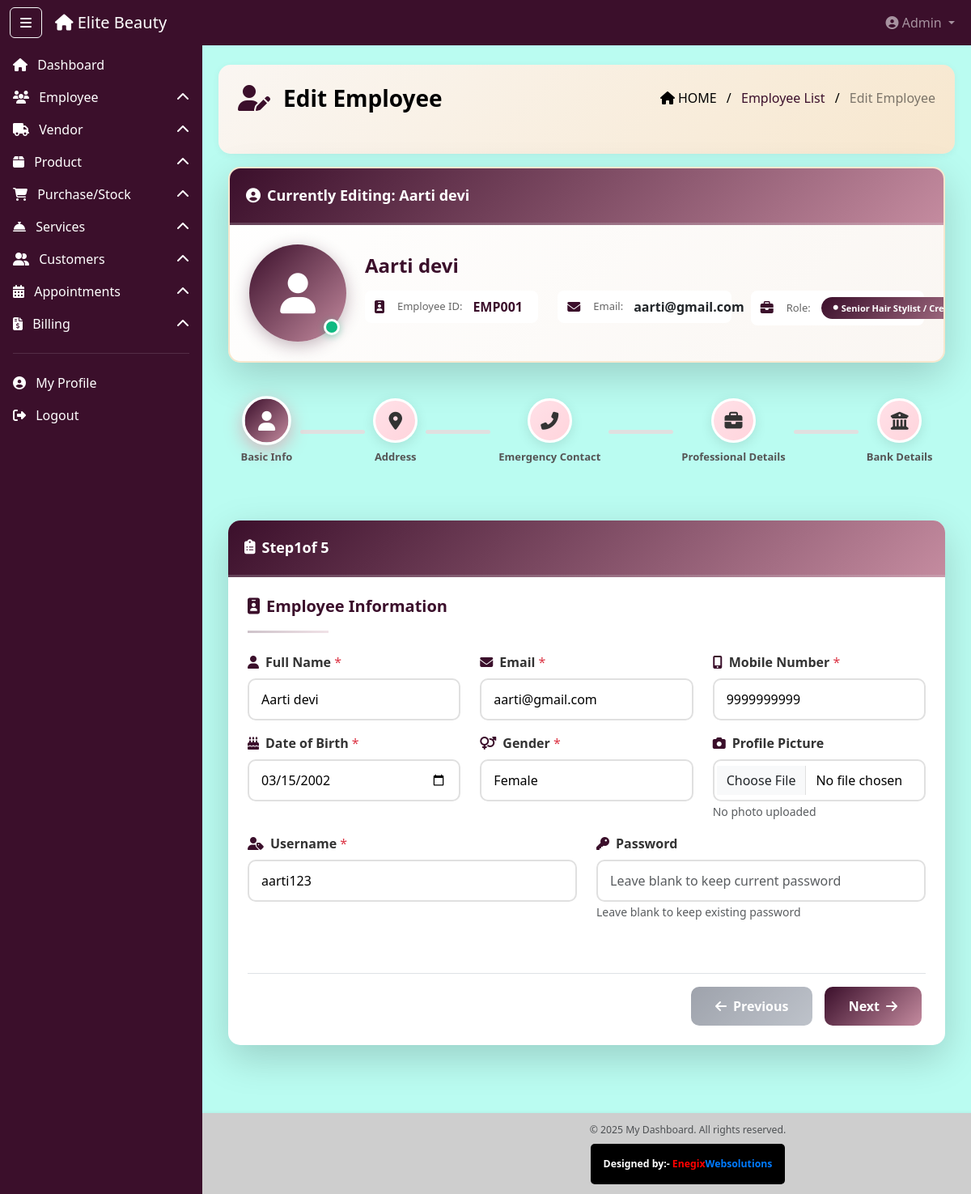
/admin-panel/employee/edit/1/ (signed in), run on the app's committed database.
### dashboard_app/models.py (models this page shows, shortened)
class Employee(models.Model):
    GENDER_CHOICES = (
        ('male', 'Male'),
        ('female', 'Female'),
        ('other', 'Other'),
    )
    ROLE_CHOICES = (
        ('hair_stylist', 'Hair Stylist'),
        ('senior_stylist', 'Senior Hair Stylist / Creative Stylist'),
        ('hair_colorist', 'Hair Colorist'),
        ('beauty_therapist', 'Beauty Therapist'),
        ('makeup_artist', 'Makeup Artist'),
        ('salon_manager', 'Salon Manager'),
        ('receptionist', 'Front Desk Executive / Receptionist'),
        ('assistant', 'Assistant / Helper'),
    )
    employee_id = models.CharField(max_length=10, unique=True, editable=False)
    full_name = models.CharField(max_length=100)
    email = models.EmailField(unique=True)
    mobile = models.CharField(max_length=10, default="9191919191")
    dob = models.DateField()
    gender = models.CharField(max_length=10, choices=GENDER_CHOICES)
    profile_pic = models.ImageField(upload_to='employee_profiles/', blank=True, null=True)
    username = models.CharField(max_length=50, unique=True)
    password = models.CharField(max_length=255)
    address_line = models.TextField()
    city = models.CharField(max_length=50)
    state = models.CharField(max_length=50)
    pincode = models.CharField(max_length=10)
    emergency_contact_name = models.CharField(max_length=100)
    emergency_contact_number = models.CharField(max_length=15)
    emergency_contact_relation = models.CharField(max_length=50)
    role = models.CharField(max_length=30, choices=ROLE_CHOICES)
    designation = models.CharField(max_length=100)
    base_salary = models.DecimalField(max_digits=10, decimal_places=2, default=0)
    account_number = models.CharField(max_length=20, blank=True, null=True)
    ifsc_code = models.CharField(max_length=11, blank=True, null=True)
    account_holder_name = models.CharField(max_length=100, blank=True, null=True)
    bank_name = models.CharField(max_length=100, blank=True, null=True)
    bank_address = models.TextField(blank=True, null=True)
    is_active = models.BooleanField(default=True)
    is_blocked = models.BooleanField(default=False)
    blocked_by = models.ForeignKey(
        'AdminUser', null=True, blank=True,
        on_delete=models.SET_NULL, related_name="blocked_employees"
    )
    blocked_at = models.DateTimeField(null=True, blank=True)
    created_at = models.DateTimeField(auto_now_add=True)
    updated_at = models.DateTimeField(auto_now=True)

### dashboard_app/views.py (the view, shortened to what this page needs)
    def wrapper(request, *args, **kwargs):
        user_id   = request.session.get('user_id')
        user_type = request.session.get('user_type')
        return view_func(request, *args, **kwargs)

### dashboard_app/context_processors.py (called while the page is built)
def user_context(request):
    return {
        'session_user_name': request.session.get('full_name', ''),
        'session_user_role': request.session.get('role', ''),
        'session_user_email': request.session.get('email', ''),
        'session_user_type': request.session.get('user_type', ''),
        'is_logged_in': 'user_id' in request.session,
    }

### dashboard_app/views.py (called while the page is built, shortened)
def check_blocked_user(view_func):
    def wrapper(request, *args, **kwargs):
        user_id   = request.session.get('user_id')
        user_type = request.session.get('user_type')
        return view_func(request, *args, **kwargs)
    return wrapper

@check_blocked_user
@login_required
@role_required(['super_admin'])
def edit_employee(request, id):
    emp = get_object_or_404(Employee, id=id)
    return render(request, "employee/edit_employee.html", {
        "emp": emp,
        "documents": EmployeeDocument.objects.filter(employee=emp)
    })

### dashboard_app/templates/employee/edit_employee.html (shortened to what this page needs)
{% extends "base2.html" %}
{% load static %}
{% block content %}
<div class="ribbon-header d-flex justify-content-between align-items-center px-4 pb-5 mb-3" style="color: black">
  <div class="d-flex align-items-center">
    <i class="fas fa-user-edit me-3 fs-2" style="color: #3b0f2b;"></i>
    <div class="fw-bold fs-3">Edit Employee</div>
  </div>
  <div class="breadcrumb-text text-end">
    <span class="text-black"><i class="fas fa-home me-1"></i>HOME</span>
    <span class="mx-2 text-black">/</span>
    <a href="{% url 'employee_list' %}" class="text-decoration-none" style="color: #3b0f2b;">Employee List</a>
    <span class="mx-2 text-black">/</span>
    <span class="text-black-50">Edit Employee</span>
  </div>
</div>
<div class="container-fluid mt-2">
  <div class="card shadow-lg mb-4 modern-card employee-info-card">
    <div class="card-header table-title-bar fw-bold text-white d-flex align-items-center">
      <i class="fas fa-user-circle me-2"></i>
      Currently Editing: {{ emp.full_name }}
    </div>
    <div class="card-body p-4">
      <div class="row align-items-center">
        <div class="col-md-2 text-center">
          <div class="profile-wrapper-edit">
            {% if emp.profile_pic %}
              <img src="{{ emp.profile_pic.url }}" class="profile-edit-img" alt="Profile">
            {% else %}
              <div class="profile-edit-placeholder">
                <i class="fas fa-user"></i>
              </div>
            {% endif %}
            <div class="profile-status-indicator"></div>
          </div>
        </div>
        <div class="col-md-10">
          <div class="employee-info-grid">
            <div class="info-row">
              <h4 class="text-primary fw-bold mb-3">{{ emp.full_name }}</h4>
            </div>
            <div class="row">
              <div class="col-md-4 mb-2">
                <div class="info-item-edit">
                  <i class="fas fa-id-badge me-2 text-primary"></i>
                  <span class="info-label">Employee ID:</span>
                  <strong class="employee-id-highlight">{{ emp.employee_id }}</strong>
                </div>
              </div>
              <div class="col-md-4 mb-2">
                <div class="info-item-edit">
                  <i class="fas fa-envelope me-2 text-primary"></i>
                  <span class="info-label">Email:</span>
                  <strong>{{ emp.email }}</strong>
                </div>
              </div>
              <div class="col-md-4 mb-2">
                <div class="info-item-edit">
                  <i class="fas fa-briefcase me-2 text-primary"></i>
                  <span class="info-label">Role:</span>
                  <span class="badge modern-badge badge-role-{{ emp.role }}">
                    <i class="fas fa-circle me-1" style="font-size: 6px;"></i>{{ emp.get_role_display }}
                  </span>
                </div>
              </div>
            </div>
          </div>
        </div>
      </div>
    </div>
  </div>
  <div class="step-progressbar mb-5 d-flex align-items-center justify-content-center">
    <div class="text-center step-container">
      <div class="step active" id="step-bubble-1">
        <i class="fas fa-user"></i>
      </div>
      <div class="step-label mt-2">Basic Info</div>
    </div>
    <div class="progress-line" id="line-1"></div>
    <div class="text-center step-container">
      <div class="step" id="step-bubble-2">
        <i class="fas fa-map-marker-alt"></i>
      </div>
      <div class="step-label mt-2">Address</div>
    </div>
    <div class="progress-line" id="line-2"></div>
    <div class="text-center step-container">
      <div class="step" id="step-bubble-3">
        <i class="fas fa-phone-alt"></i>
      </div>
      <div class="step-label mt-2">Emergency Contact</div>
    </div>
    <div class="progress-line" id="line-3"></div>
    <div class="text-center step-container">
      <div class="step" id="step-bubble-4">
        <i class="fas fa-briefcase"></i>
      </div>
      <div class="step-label mt-2">Professional Details</div>
    </div>
    <div class="progress-line" id="line-4"></div>
    <div class="text-center step-container">
      <div class="step" id="step-bubble-5">
        <i class="fas fa-university"></i>
      </div>
      <div class="step-label mt-2">Bank Details</div>
    </div>
  </div>
  <form method="POST" enctype="multipart/form-data" id="employeeForm">
    <div class="card shadow-lg mb-4 modern-card">
      <div class="card-header table-title-bar fw-bold text-white d-flex align-items-center">
        <i class="fas fa-clipboard-list me-2"></i>
        Step <span id="stepNumber">1</span> of 5
      </div>
      <div class="card-body p-4">
        <div class="form-step" id="step-1">
          <div class="step-header mb-4">
            <h5 class="text-primary"><i class="fas fa-id-badge me-2"></i>Employee Information</h5>
            <hr class="title-underline">
          </div>
          <div class="row">
            <div class="col-md-4 mb-3">
              <label class="form-label"><i class="fas fa-user me-2 text-primary"></i>Full Name <span class="text-danger">*</span></label>
              <input type="text" name="full_name" class="form-control modern-input required-field" value="{{ emp.full_name }}" placeholder="Enter full name" />
            </div>
            <div class="col-md-4 mb-3">
              <label class="form-label"><i class="fas fa-envelope me-2 text-primary"></i>Email <span class="text-danger">*</span></label>
              <input type="email" name="email" class="form-control modern-input required-field" value="{{ emp.email }}" placeholder="Enter email" id="emailInput" />
            </div>
            <div class="col-md-4 mb-3">
              <label class="form-label"><i class="fas fa-mobile-alt me-2 text-primary"></i>Mobile Number <span class="text-danger">*</span></label>
              <input type="tel" name="mobile" class="form-control modern-input required-field" value="{{ emp.mobile }}" placeholder="Enter mobile number" maxlength="10" />
            </div>
          </div>
          <div class="row">
            <div class="col-md-4 mb-3">
              <label class="form-label"><i class="fas fa-birthday-cake me-2 text-primary"></i>Date of Birth <span class="text-danger">*</span></label>
              <input type="date" name="dob" class="form-control modern-input required-field" value="{{ emp.dob|date:'Y-m-d' }}" />
            </div>
            <div class="col-md-4 mb-3">
              <label class="form-label"><i class="fas fa-venus-mars me-2 text-primary"></i>Gender <span class="text-danger">*</span></label>
              <select name="gender" class="form-control modern-input required-field">
                <option value="female" {% if emp.gender == 'female' %}selected{% endif %}>Female</option>
              </select>
            </div>
            <div class="col-md-4 mb-3">
              <label class="form-label"><i class="fas fa-camera me-2 text-primary"></i>Profile Picture</label>
              <input type="file" name="profile_pic" class="form-control modern-input" accept="image/*" />
              {% if emp.profile_pic %}
                <small class="text-muted">Current: <a href="{{ emp.profile_pic.url }}" target="_blank" class="text-primary">View Photo</a></small>
              {% else %}
                <small class="text-muted">No photo uploaded</small>
              {% endif %}
            </div>
          </div>
          <div class="row">
            <div class="col-md-6 mb-3">
              <label class="form-label"><i class="fas fa-user-tag me-2 text-primary"></i>Username <span class="text-danger">*</span></label>
              <input type="text" name="username" class="form-control modern-input required-field" value="{{ emp.username }}" placeholder="Enter username" id="usernameInput" />
            </div>
            <div class="col-md-6 mb-3">
              <label class="form-label"><i class="fas fa-key me-2 text-primary"></i>Password</label>
              <input type="password" name="password" class="form-control modern-input" placeholder="Leave blank to keep current password" />
              <small class="text-muted">Leave blank to keep existing password</small>
            </div>
          </div>
        </div>
        <div class="text-end mt-5 pt-3 border-top">
          <button type="button" id="prevBtn" class="btn btn-secondary btn-nav" disabled>
            <i class="fas fa-arrow-left me-2"></i>Previous
          </button>
          <button type="button" id="nextBtn" class="btn btn-primary btn-nav">
            Next<i class="fas fa-arrow-right ms-2"></i>
          </button>
        </div>
      </div>
    </div>
  </form>
</div>
{% endblock %}

### dashboard_app/static/css/style.css (style rules this page uses)
body { min-height: 100vh; background-color: #f8f9fa; transition: margin-left 0.3s ease; display: flex; flex-direction: column; }
html, body { overflow-x: hidden; width: 100%; }
.table-title-bar { background-color:#3b0f2b; }

### dashboard_app/templates/employee/edit_employee.html (style rules this page uses)
.modern-card { border-radius: 15px; border: none; overflow: hidden; }
.modern-input { border: 2px solid #e0e0e0 !important; border-radius: 10px; padding: 12px 15px; transition: all 0.3s ease; color: #000; }
.form-label { font-weight: 600; color: #333; margin-bottom: 8px; }
.step-header h5 { font-weight: 700; display: inline-flex; align-items: center; }
.title-underline { width: 100px; height: 3px; background: linear-gradient(to right, #3b0f2b, #c48b9f); border: none; margin-top: 10px; }
.employee-info-card { background: linear-gradient(135deg, #ffffff 0%, #faf6f2 100%); border: 2px solid #f7e7ce !important; }
.profile-wrapper-edit { position: relative; display: inline-block; }
.profile-edit-placeholder { width: 120px; height: 120px; border-radius: 50%; background: linear-gradient(135deg, #3b0f2b 0%, #c48b9f 100%); display: flex; align-items: center; justify-content: center; color: white; font-size: 50px; margin: 0 auto; box-shadow: 0 5px 20px rgba(59, 15, 43, 0.3); }
.profile-status-indicator { position: absolute; bottom: 8px; right: 8px; width: 20px; height: 20px; background: #10b981; border-radius: 50%; border: 3px solid white; box-shadow: 0 2px 8px rgba(16, 185, 129, 0.4); }
.employee-info-grid { padding: 10px 0; }
.info-item-edit { display: flex; align-items: center; gap: 8px; padding: 8px 12px; background: #fff; border-radius: 8px; transition: all 0.3s ease; }
.info-item-edit .info-label { color: #666; font-size: 13px; margin-right: 5px; }
.employee-id-highlight { color: #3b0f2b; font-weight: 700; }
.modern-badge { padding: 8px 15px; border-radius: 20px; font-weight: 600; font-size: 11px; display: inline-flex; align-items: center; transition: all 0.3s ease; }
.badge-role-senior_stylist { background: linear-gradient(135deg, #3b0f2b 0%, #c48b9f 100%); color: white; }
.step-container { display: flex; flex-direction: column; align-items: center; }
.step-progressbar { display: flex; align-items: center; justify-content: center; padding: 20px 0; }
.step { width: 55px; height: 55px; background: linear-gradient(135deg, #ffe1e8 0%, #ffd4dc 100%); color: #333; border-radius: 50%; display: flex; align-items: center; justify-content: center; font-weight: bold; font-size: 20px; z-index: 2; transition: all 0.4s ease; border: 3px solid #fff; box-shadow: 0 4px 15px rgba(0,0,0,0.1); }
.step.active { background: linear-gradient(135deg, #3b0f2b 0%, #c48b9f 100%); color: white; transform: scale(1.1); box-shadow: 0 6px 20px rgba(255, 79, 110, 0.4); }
.step i { font-size: 22px; }
.progress-line { width: 80px; height: 5px; background-color: #e0e0e0; margin: 0 10px; z-index: 1; transition: all 0.4s ease; border-radius: 10px; }
.step-label { font-size: 13px; font-weight: 600; color: #555; margin-top: 10px; text-align: center; }
.btn-nav { padding: 12px 30px; border-radius: 10px; font-weight: 600; transition: all 0.3s ease; margin: 0 5px; }
.btn-primary { background: linear-gradient(135deg, #3b0f2b 0%, #c48b9f 100%); border: none; }
.card-header.table-title-bar { background: linear-gradient(135deg, #3b0f2b 0%, #c48b9f 100%); padding: 20px; font-size: 18px; border-bottom: 3px solid rgba(255,255,255,0.2); }
label .text-danger { font-weight: normal; }
.ribbon-header { background: linear-gradient(135deg, #faf6f2 0%, #f7e7ce 100%); border-radius: 15px; padding: 20px; margin-bottom: 20px; box-shadow: 0 2px 10px rgba(59, 15, 43, 0.05); }
.text-primary { color: #3b0f2b !important; }
.btn-secondary { background: linear-gradient(135deg, #6b7280 0%, #9ca3af 100%); border: none; }

### data on the page
Employee: full_name "Aarti devi", employee_id "EMP001", email "aarti@gmail.com", role "Senior Hair Stylist /…", mobile "9999999999", dob "03/15/2002", gender "Female", username "aarti123"
